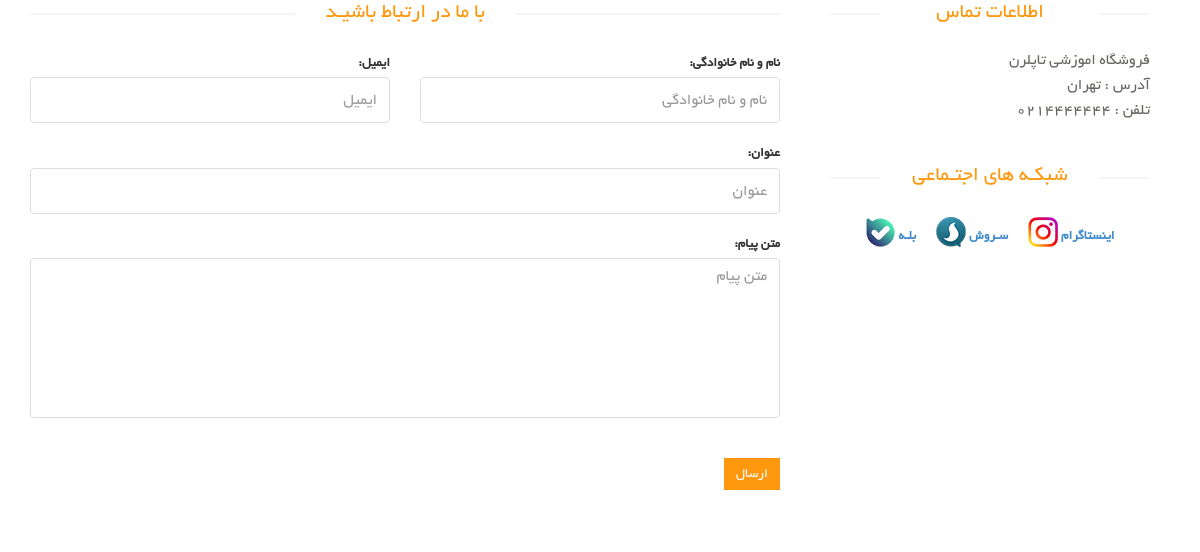
/contact_us/, run on an earlier commit of the app's database.
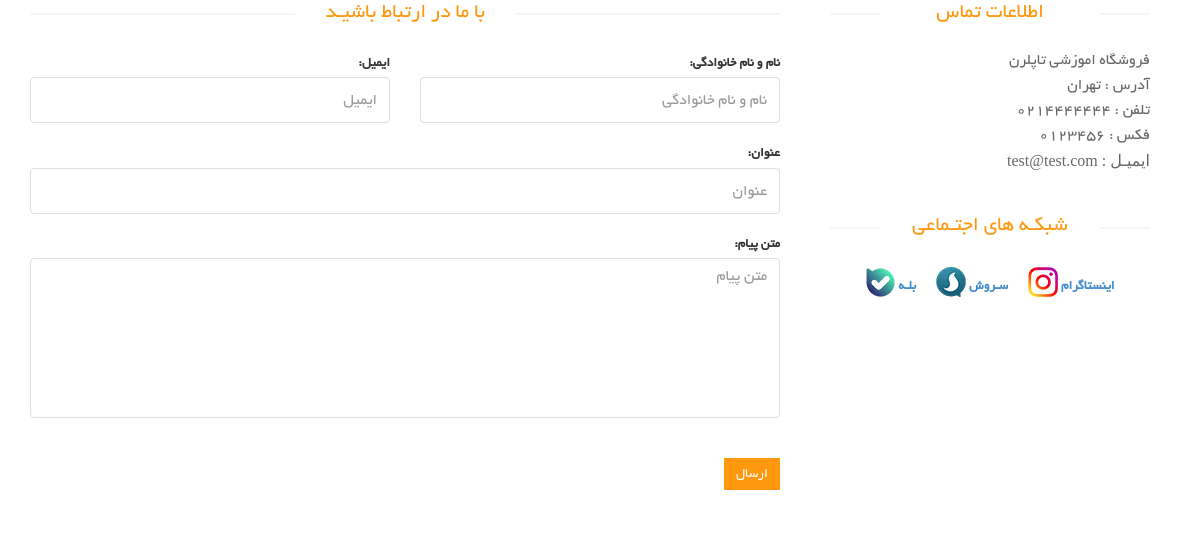
And on a later commit of the database.
### site_module/models.py (models this page shows, shortened)
class SiteSetting(models.Model):
    site_name = models.CharField(max_length=200, verbose_name='نام سایت')
    site_url = models.CharField(max_length=200, verbose_name='دامنه سایت')
    address = models.CharField(max_length=200, verbose_name='آدرس')
    phone = models.CharField(max_length=200, null=True, blank=True, verbose_name='تلفن')
    fax = models.CharField(max_length=200, null=True, blank=True, verbose_name='فکس')
    email = models.EmailField(max_length=200, null=True, blank=True, verbose_name='ایمیل')
    copy_right = models.TextField(verbose_name='متن کپی رایت')
    about_us_text = models.TextField(verbose_name='درباره ما')
    site_logo = models.ImageField(upload_to='images/site-setting/', verbose_name='لوگو سایت')
    is_main_setting = models.BooleanField(default=True, verbose_name='تنظیمات اصلی')
    class Meta:
        verbose_name = 'Site setting'
        verbose_name_plural = 'Setting '

### contact_module/views.py (the view)
# urls.py: path('', views.ContactUsView.as_view(), name='contact_us_page'),
class ContactUsView(CreateView):
    form_class = ContactUsModelFrom
    template_name = 'contact_module/contact_us_page.html'
    success_url = '/contact_us/'
    def get_context_data(self, *args , **kwargs):
        context = super().get_context_data(*args, **kwargs)
        setting: SiteSetting = SiteSetting.objects.filter(is_main_setting=True).first()
        context['site_setting'] = setting
        return context

### contact_module/forms.py
class ContactUsModelFrom(forms.ModelForm):
    class Meta:
        model = ContactUs
        fields = ['title', 'full_name', 'email', 'message'] # or for all we can use fields: '__all__'
        widgets = {
            'title': forms.TextInput(attrs={'class':'form-control', 'placeholder':'عنوان'}),
            'full_name': forms.TextInput(attrs={'class':'form-control', 'placeholder':'نام و نام خانوادگی'}),
            'email': forms.EmailInput(attrs={'class':'form-control', 'placeholder':'ایمیل'}),
            'message': forms.Textarea(attrs={'class':'form-control', 'placeholder':'متن پیام', 'id':'message', 'rows':'5'}),
        }
        labels = {
            'title': 'عنوان',
            'full_name': 'نام و نام خانوادگی',
            'email': 'ایمیل',
            'message': 'متن پیام',
        }
        error_messages = {
            'full_name': {
                'required': 'لطفا نام و نام خانوادگی خود را وارد کنید',
                'max_length': 'لطفا نام و نام خانوادگی نمی تواند بیشتر از ۵۰ کاراکتر باشد',
            },
        }

### contact_module/templates/contact_module/contact_us_page.html (shortened to what this page needs)
{% extends 'shared/_layout.html' %}
{% block content %}
  <div id="contact-page" class="container">
    <div class="bg">
      <div class="row">
        <div class="col-sm-8">
          <div class="contact-form">
            <h2 class="title text-center">با ما در ارتباط باشیـد</h2>
            <form id="main-contact-form" class="contact-form row" action="{% url 'contact_us_page' %}" method="post">
              <div class="form-group col-md-6">
                {{ form.email.label_tag }}
                {{ form.email }}
              </div>
              <div class="form-group col-md-6">
                {{ form.full_name.label_tag }}
                {{ form.full_name }}
              </div>
              <div class="form-group col-md-12">
                {{ form.title.label_tag }}
                {{ form.title }}
              </div>
              <div class="form-group col-md-12">
                {{ form.message.label_tag }}
                {{ form.message }}
              </div>
              <div class="form-group col-md-12">
                <button type="submit" class="btn btn-primary pull-right">ارسال</button>
              </div>
            </form>
          </div>
        </div>
        <div class="col-sm-4">
          <div class="contact-info">
            <h2 class="title text-center">اطلاعات تماس</h2>
            <address>
              <p>{{ site_setting.site_name }}</p>
              <p>آدرس : {{ site_setting.address }}</p>
              <p>تلفن : {{ site_setting.phone }}</p>
              {% if site_setting.fax %}
                <p>فکس : {{ site_setting.fax }}</p>
              {% endif %}
              {% if site_setting.email %}
                <p style="font-family: tahoma,serif;">ایمیـل : {{ site_setting.email }}</p>
              {% endif %}
            </address>
            <div class="social-networks">
              <h2 class="title text-center">شبکـه های اجتـماعی</h2>
              <span class="socials-share share">
									<ul>
										<a href="#">
											<li>
												<label>بلـه</label>
												<img src="/static/images/product-details/Bale.png" alt="">
											</li>
										</a>
										<a href="#">
											<li>
												<label>سـروش</label>
												<img src="/static/images/product-details/Soroush.png" alt="">
											</li>
										</a>
										<a href="#">
											<li>
												<label>اینستاگرام</label>
												<img src="/static/images/product-details/Instagram.png" alt="">
											</li>
										</a>
									</ul>
								</span>
            </div>
          </div>
        </div>
      </div>
    </div>
  </div>
{% endblock %}

What changed in the data, as far as the page shows it:
changed SiteSetting "فروشگاه اموزشی تاپلرن": fax (not shown) → "0123456"; email (not shown) → "test@test.com"
Also different on the page:
text now shown: "فکس : ایمیـل :"
